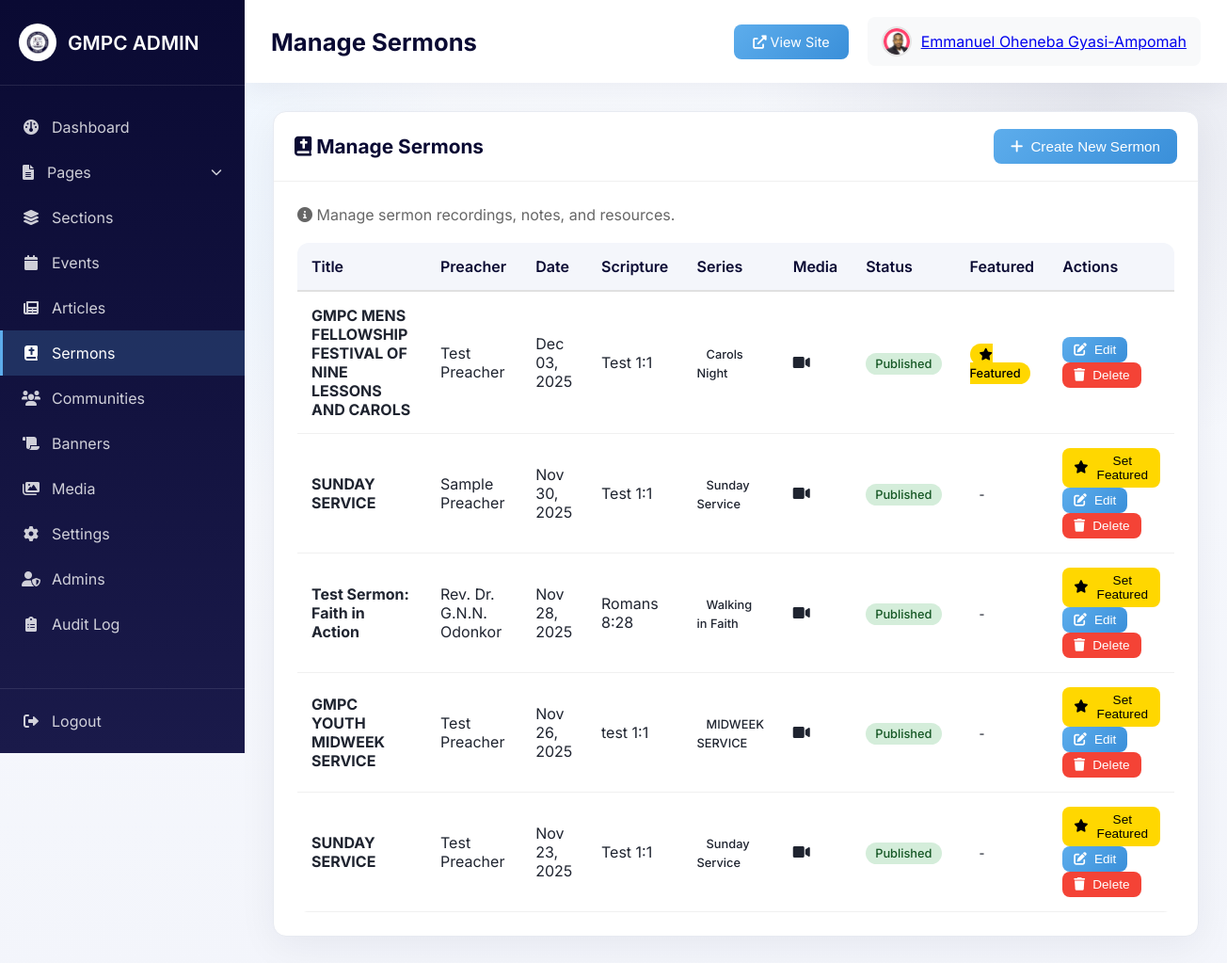
The app's page /admin/sermons.php (signed in) with its own data.
### tables this page shows
CREATE TABLE `sermons` (
  `id` int NOT NULL AUTO_INCREMENT,
  `title` varchar(200) NOT NULL,
  `preacher` varchar(100) DEFAULT NULL,
  `sermon_date` date NOT NULL,
  `description` text,
  `video_url` varchar(255) DEFAULT NULL,
  `audio_url` varchar(255) DEFAULT NULL,
  `thumbnail_url` varchar(255) DEFAULT NULL,
  `scripture_reference` varchar(100) DEFAULT NULL,
  `series` varchar(100) DEFAULT NULL,
  `status` enum('published','draft') DEFAULT 'draft',
  `featured` tinyint(1) DEFAULT '0',
  `created_by` int DEFAULT NULL,
  `created_at` timestamp NULL DEFAULT CURRENT_TIMESTAMP,
  `updated_at` timestamp NULL DEFAULT CURRENT_TIMESTAMP ON UPDATE CURRENT_TIMESTAMP,
  PRIMARY KEY (`id`),
  KEY `created_by` (`created_by`),
  CONSTRAINT `sermons_ibfk_1` FOREIGN KEY (`created_by`) REFERENCES `admins` (`id`) ON DELETE SET NULL
);

### admin/sermons.php (the view, shortened to what this page needs)
<?php
require_once 'includes/header.php';
$conn = getDBConnection();
try {
    $stmt = $conn->query("SELECT * FROM sermons ORDER BY sermon_date DESC, created_at DESC");
    $sermons = $stmt->fetchAll();
} catch(PDOException $e) {
    $error = 'Error loading sermons.';
    error_log($e->getMessage());
}
?>
<div class="card">
    <div class="card-header">
        <h2><i class="fas fa-bible"></i> Manage Sermons</h2>
        <button onclick="showCreateModal()" class="btn btn-primary">
            <i class="fas fa-plus"></i> Create New Sermon
        </button>
    </div>
    <div class="card-body">
        <p style="margin-bottom: 20px; color: #666;">
            <i class="fas fa-info-circle"></i> Manage sermon recordings, notes, and resources.
        </p>
        <?php if (count($sermons) > 0): ?>
            <div class="table-responsive">
                <table>
                    <thead>
                        <tr>
                            <th>Title</th>
                            <th>Preacher</th>
                            <th>Date</th>
                            <th>Scripture</th>
                            <th>Series</th>
                            <th>Media</th>
                            <th>Status</th>
                            <th>Featured</th>
                            <th>Actions</th>
                        </tr>
                    </thead>
                    <tbody>
                        <?php foreach ($sermons as $sermon): ?>
                            <tr>
                                <td><strong><?php echo htmlspecialchars($sermon['title']); ?></strong></td>
                                <td><?php echo htmlspecialchars($sermon['preacher']); ?></td>
                                <td><?php echo date('M d, Y', strtotime($sermon['sermon_date'])); ?></td>
                                <td><?php echo htmlspecialchars($sermon['scripture_reference'] ?: '-'); ?></td>
                                <td><span class="badge badge-info"><?php echo htmlspecialchars($sermon['series'] ?: '-'); ?></span></td>
                                <td>
                                    <?php if ($sermon['video_url']): ?>
                                        <i class="fas fa-video" title="Video available"></i>
                                    <?php endif; ?>
                                </td>
                                <td>
                                    <?php if ($sermon['status'] === 'published'): ?>
                                        <span class="badge badge-success">Published</span>
                                    <?php else: ?>
                                        <span class="badge badge-warning">Draft</span>
                                    <?php endif; ?>
                                </td>
                                <td>
                                    <?php if ($sermon['featured']): ?>
                                        <span class="badge" style="background: #FFD700; color: #000;"><i class="fas fa-star"></i> Featured</span>
                                    <?php else: ?>
                                        <span class="badge badge-secondary">-</span>
                                    <?php endif; ?>
                                </td>
                                <td>
                                    <?php if (!$sermon['featured']): ?>
                                        <button onclick="setFeatured(<?php echo $sermon['id']; ?>, '<?php echo htmlspecialchars($sermon['title']); ?>')" class="btn btn-sm btn-warning" style="background: #FFD700; color: #000;">
                                            <i class="fas fa-star"></i> Set Featured
                                        </button>
                                    <?php endif; ?>
                                    <button onclick="editSermon(<?php echo $sermon['id']; ?>)" class="btn btn-sm btn-primary">
                                        <i class="fas fa-edit"></i> Edit
                                    </button>
                                    <button onclick="deleteSermon(<?php echo $sermon['id']; ?>, '<?php echo htmlspecialchars($sermon['title']); ?>')" class="btn btn-sm btn-danger">
                                        <i class="fas fa-trash"></i> Delete
                                    </button>
                                </td>
                            </tr>
                        <?php endforeach; ?>
                    </tbody>
                </table>
            </div>
        <?php else: ?>
            <p style="text-align: center; color: #999; padding: 40px;">No sermons yet. Click "Create New Sermon" to add one.</p>
        <?php endif; ?>
    </div>
</div>
<?php require_once 'includes/footer.php'; ?>

### admin/css/admin.css (style rules this page uses)
:root { --navy: #0A0A33; --navy-2: #11113f; --sky: #5DADEC; --slate: #6c757d; --card-border: #e7eaf1; --bg-soft: #f6f8fb; }
* { margin: 0; padding: 0; box-sizing: border-box; }
body { font-family: 'Inter', sans-serif; background: radial-gradient(circle at 10% 20%, rgba(93,173,236,0.09), transparent 25%), radial-gradient(circle at 90% 10%, rgba(17,17,63,0.08), transparent 25%), linear-gradient(180deg, #f9fbff, #f3f5fb); color: #1f2430; }
.card { background: white; border-radius: 14px; border: 1px solid var(--card-border); box-shadow: 0 10px 40px rgba(10, 10, 51, 0.06); margin-bottom: 20px; }
.card-header { padding: 18px 22px; border-bottom: 1px solid #f0f0f0; display: flex; justify-content: space-between; align-items: center; }
.card-header h2 { font-size: 1.3rem; color: #0A0A33; }
.card-body { padding: 25px; }
.btn { padding: 10px 18px; border: none; border-radius: 8px; font-size: 0.95rem; font-weight: 500; cursor: pointer; text-decoration: none; display: inline-flex; align-items: center; gap: 8px; transition: all 0.3s; }
.btn-primary { background: linear-gradient(135deg, #5DADEC, #3a8fd9); color: white; }
.btn-danger { background: #f44336; color: white; }
.btn-sm { padding: 6px 12px; font-size: 0.85rem; }
.table-responsive { overflow-x: auto; }
table { width: 100%; border-collapse: collapse; background: white; border-radius: 12px; overflow: hidden; }
thead { background: #f4f6fb; }
th { padding: 15px; text-align: left; font-weight: 600; color: #0A0A33; border-bottom: 2px solid #e0e0e0; }
td { padding: 15px; border-bottom: 1px solid #f0f0f0; }
.badge { padding: 4px 10px; border-radius: 12px; font-size: 0.8rem; font-weight: 500; }
.badge-success { background: #d4edda; color: #155724; }

### records on screen
sermons: title "GMPC MENS FELLOWSHIP FESTIVAL OF NINE LESSONS AND CAROLS", preacher "Test Preacher", sermon_date "Dec 03, 2025", scripture_reference "Test 1:1", series "Carols Night", status "Published", featured 1 (drawn)
sermons: title "SUNDAY SERVICE", preacher "Sample Preacher", sermon_date "Nov 30, 2025", scripture_reference "Test 1:1", series "Sunday Service", status "Published"
sermons: title "Test Sermon: Faith in Action", preacher "Rev. Dr. G.N.N. Odonkor", sermon_date "Nov 28, 2025", scripture_reference "Romans 8:28", series "Walking in Faith", status "Published"
sermons: title "GMPC YOUTH MIDWEEK SERVICE", preacher "Test Preacher", sermon_date "Nov 26, 2025", scripture_reference "test 1:1", series "MIDWEEK SERVICE", status "Published"
sermons: title "SUNDAY SERVICE", preacher "Test Preacher", sermon_date "Nov 23, 2025", scripture_reference "Test 1:1", series "Sunday Service", status "Published"

### other values on screen
$pageTitle "Manage Sermons"
$currentAdmin['name'] "Emmanuel Oheneba Gyasi-Ampomah"
